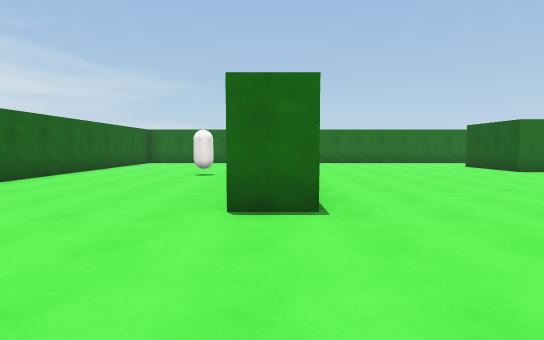
[1] (above)

16 first-person views from a walk through a Unity game level. The camera is 1.4 m above the floor, tilts 4° down and sees 80° across. The floor is counted in squares, 2 m on a side. Each view is taken from the middle of a square. On the plan, view 1 faces up. The plan holds only what a view shows up to about 10 squares ahead; the rest is blank. The player character is not drawn. Surface patterns are stand-ins for the level's own textures.

[2]
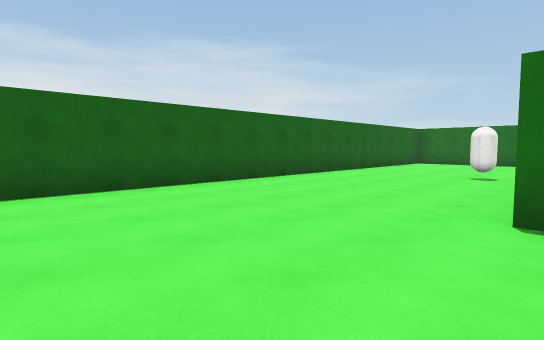

[3]
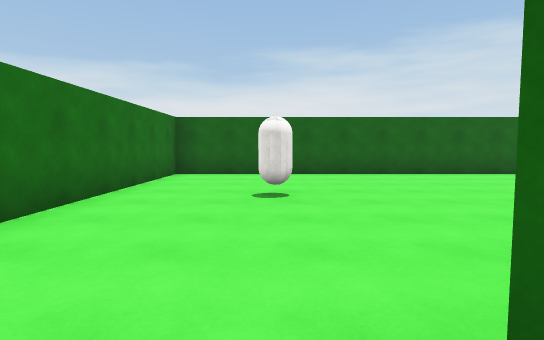

[4]
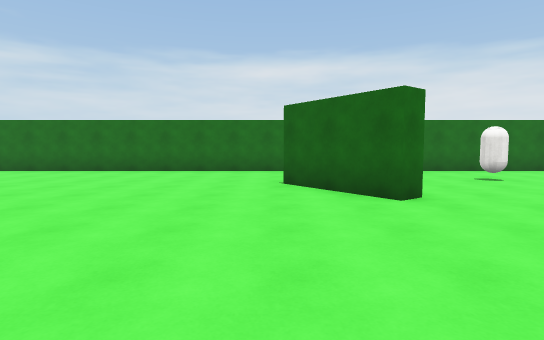

[5]
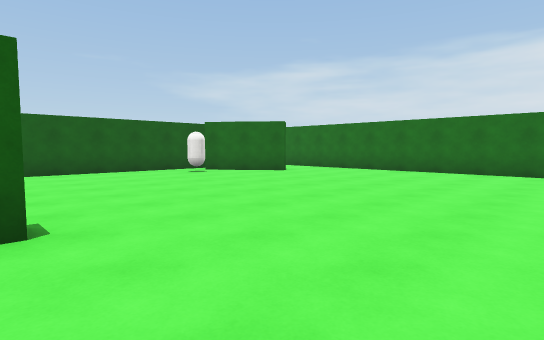

[6]
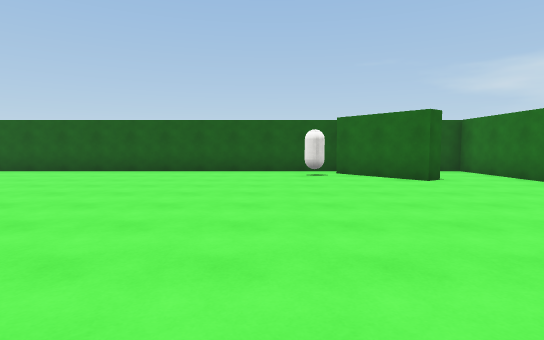

[7]
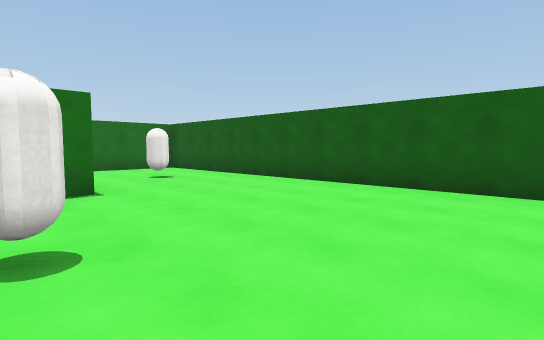

[8]
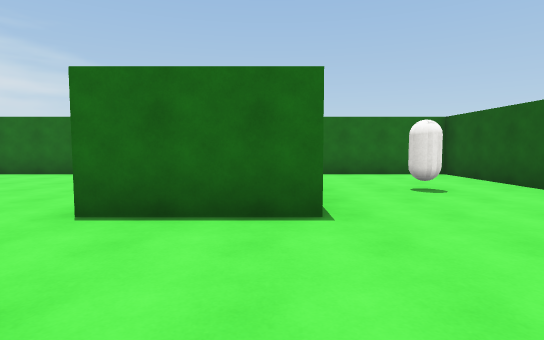

[9]
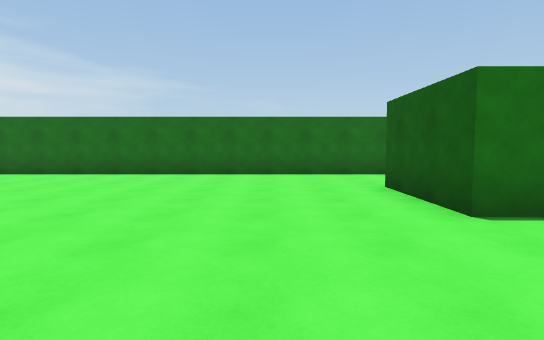

[10]
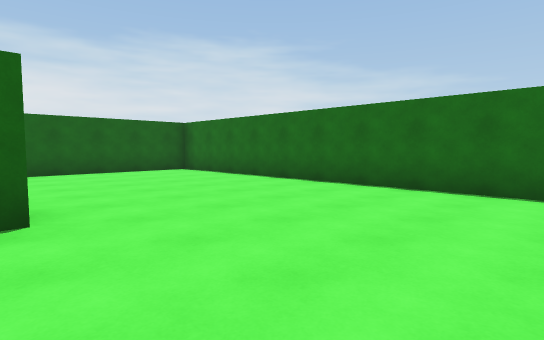

[11]
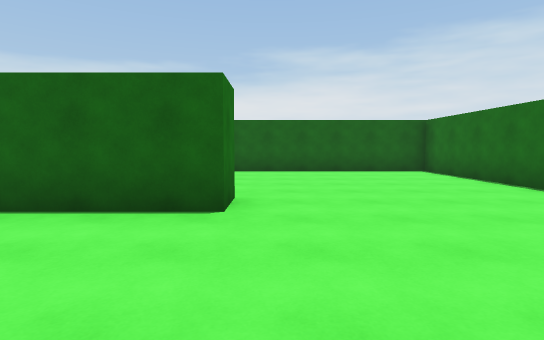

[12]
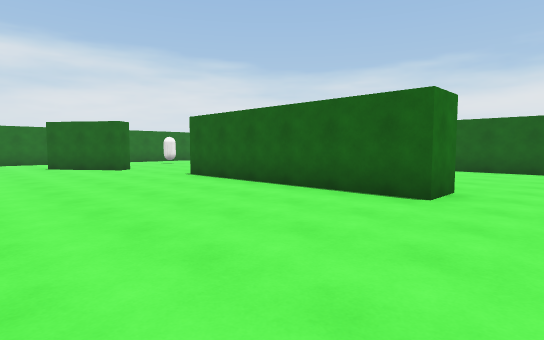

[13]
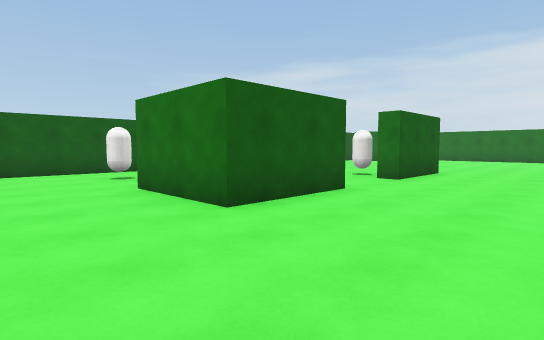

[14]
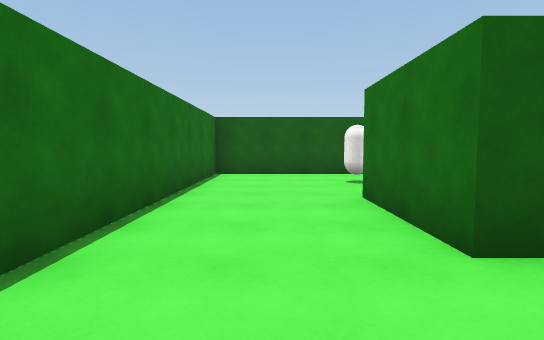

[15]
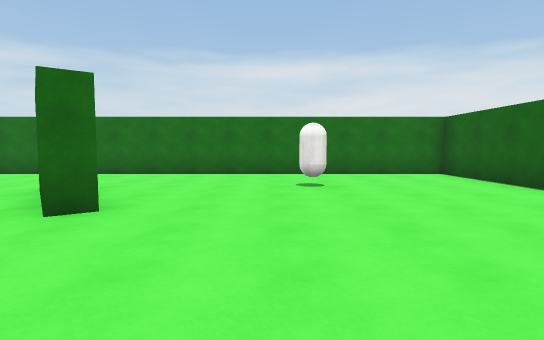

[16]
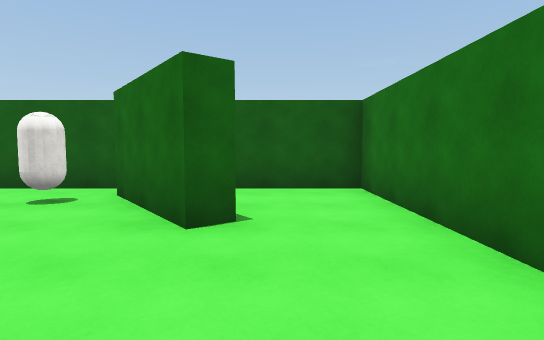

### Floor plan
Points are (right, up) in squares from view 1. A wall is a line through its corners. A room is listed if a view was taken in it or the views show most of it. See-through windows are left out.
Room 1 (views 1, 2, 3, 4, 5, 6, 7, 8, 9, 10, 11, 12, 13, 14, 15, 16)
walls: (7, 4.5) (7, 7.1) (7.5, 7.1); (0.8, 0.4) (1.3, 0.8) (2.8, -1.3); (-0.5, 9.5) (0.5, 9.5) (0.5, 3.5) (-0.5, 3.5); (9.6, 9.2) (7, 9.2) (7, 11.7) (9.6, 11.7); (11.1, -2.7) (10.7, -2.3) (12.8, -0.7); (-5.5, -4.5) (13.5, -4.5) (13.5, 14.5) (-5.5, 14.5) (-5.5, -4.5)
objects: capsule (-2, -2); capsule (-2, 8); capsule (8, 6); capsule (11, 11); capsule (12, 0)

Where each view was taken, in squares from view 1:
view 1: 0 up, 0 right, facing up
view 2: 0 up, 0 right, facing up-left
view 3: 2 down, 3 right, facing left
view 4: 5 up, 3 right, facing down
view 5: 5 up, 4 right, facing down-right
view 6: 1 up, 4 right, facing right
view 7: 4 up, 8 right, facing up-right
view 8: 6 up, 9 right, facing up
view 9: 6 up, 5 right, facing up
view 10: 9 up, 4 right, facing up-left
view 11: 10 up, 4 right, facing left
view 12: 11 up, 5 right, facing down-left
view 13: 14 up, 4 right, facing down-right
view 14: 13 up, 5 right, facing right
view 15: 4 up, 1 left, facing down
view 16: 3 down, 8 right, facing right
